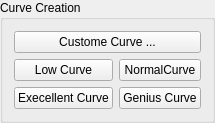
                 <widget class="QGroupBox" name="groupCurveCreation">
                  <property name="sizePolicy">
                   <sizepolicy hsizetype="Preferred" vsizetype="Fixed">
                    <horstretch>0</horstretch>
                    <verstretch>0</verstretch>
                   </sizepolicy>
                  </property>
                  <property name="minimumSize">
                   <size>
                    <width>40</width>
                    <height>0</height>
                   </size>
                  </property>
                  <property name="title">
                   <string>Curve Creation</string>
                  </property>
                  <layout class="QGridLayout" name="gridLayout_46">
                   <item row="0" column="0" colspan="2">
                    <widget class="QPushButton" name="pushCustomeCurve">
                     <property name="text">
                      <string>Custome Curve ...</string>
                     </property>
                    </widget>
                   </item>
                   <item row="1" column="0">
                    <widget class="QPushButton" name="pushCurveLow">
                     <property name="text">
                      <string>Low Curve</string>
                     </property>
                    </widget>
                   </item>
                   <item row="1" column="1">
                    <widget class="QPushButton" name="pushNormalCurve">
                     <property name="text">
                      <string>NormalCurve</string>
                     </property>
                    </widget>
                   </item>
                   <item row="2" column="0">
                    <widget class="QPushButton" name="pushExcellentCurve">
                     <property name="text">
                      <string>Execellent Curve</string>
                     </property>
                    </widget>
                   </item>
                   <item row="2" column="1">
                    <widget class="QPushButton" name="pushGeniusCurve">
                     <property name="text">
                      <string>Genius Curve</string>
                     </property>
                    </widget>
                   </item>
                  </layout>
                 </widget>
